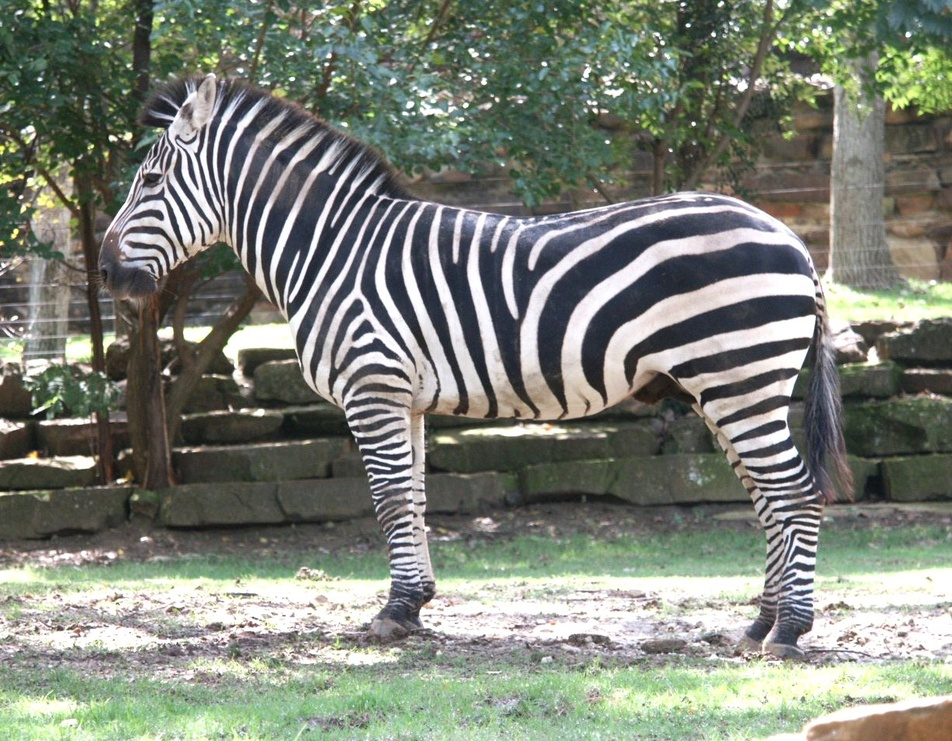
%> input picture HW2/figure/zebra1.jpg, 952 x 741 px, shrunk from 1222 x 952 before the run
$ octave hw2p7.m   (GNU Octave 9; MATLAB toolbox functions it lacks are replaced by stand-ins)
%> lines starting %> are read from the running program, lines starting %| are printed output that depends on the picture
clc;
close;
clear;

%% read image and convert to gray image
image1 = im2double(rgb2gray(imread('figure/zebra1.jpg')));
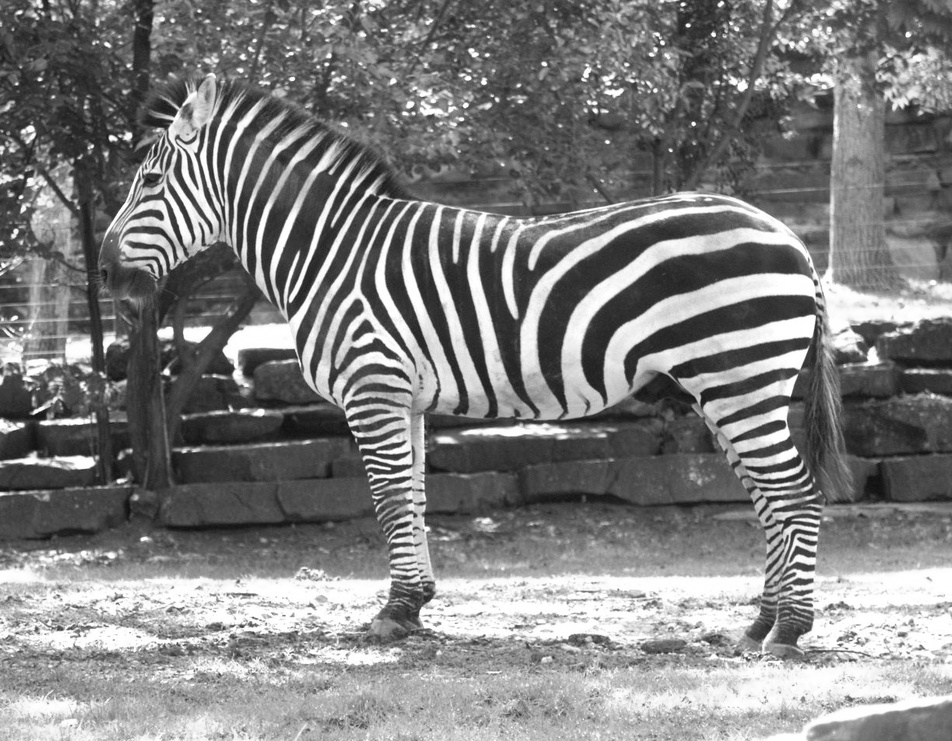
%> image1: size 741x952 double; min 0.0549, max 1, mean 0.502
% [5 lines of commented-out code are left out]

%% try use different variance Gaussian function to smooth the image
sigma = 1;
gauss = fspecial('gaussian',[3 3],sigma);
smoothImage = conv2(image1,gauss,'same');
% [5 lines of commented-out code are left out]

%% calculate the horizontal gradient
filter1 = [-1 1];
horizonGradientImage = conv2(smoothImage,filter1,'same');
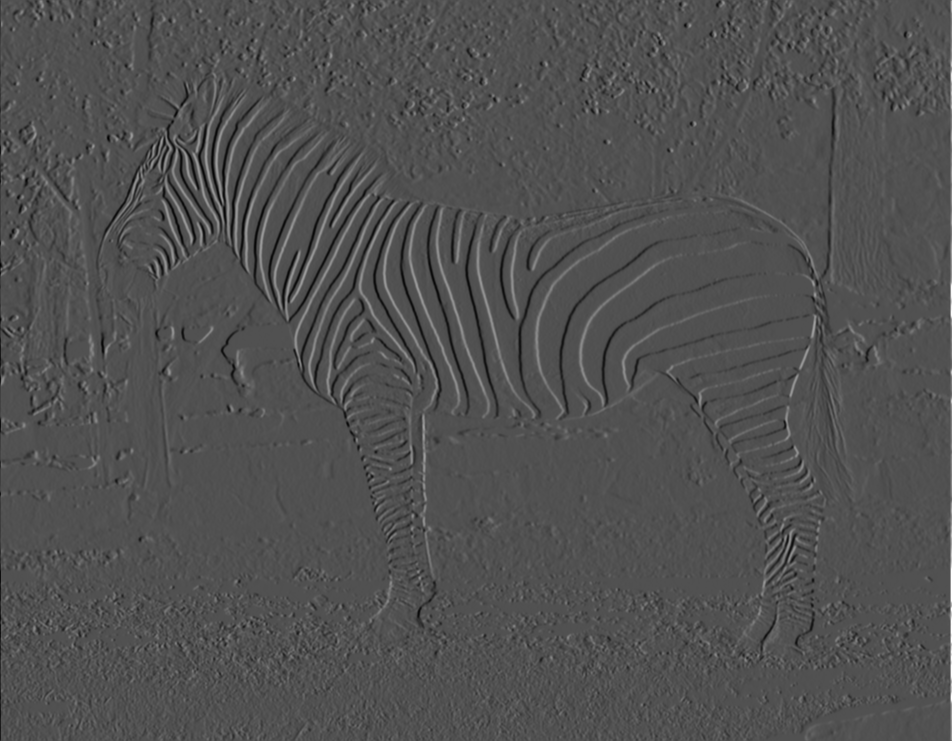
%> horizonGradientImage: size 741x952 double; min -0.339, max 0.726, mean 0.000359; drawn with min black and max white
figure;
imagesc(horizonGradientImage);
colormap(gray);
colorbar;
title('horizontal derivative');
%% calculate the vertical gradient
filter2 = [-1 1]';
verticalGradientImage = conv2(smoothImage,filter2,'same');
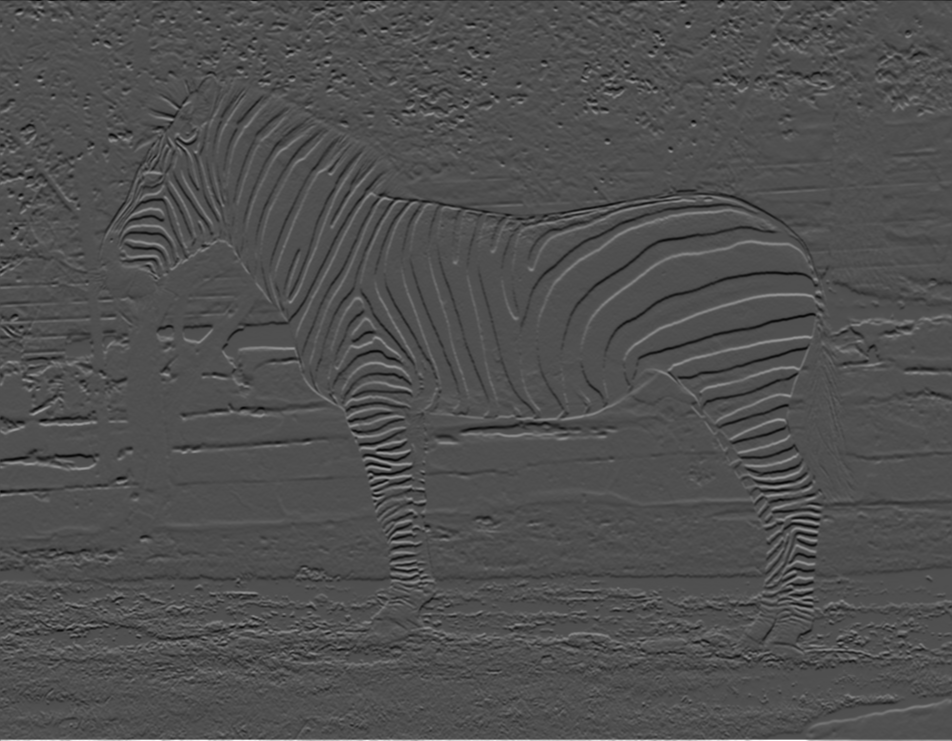
%> verticalGradientImage: size 741x952 double; min -0.332, max 0.726, mean 0.000432; drawn with min black and max white
figure;
imagesc(verticalGradientImage);
colormap(gray);
colorbar;
title('vertical derivative');

%% compute the gradient magnitude and orientation
gradientMagnitude = abs(horizonGradientImage + verticalGradientImage .* 1i);
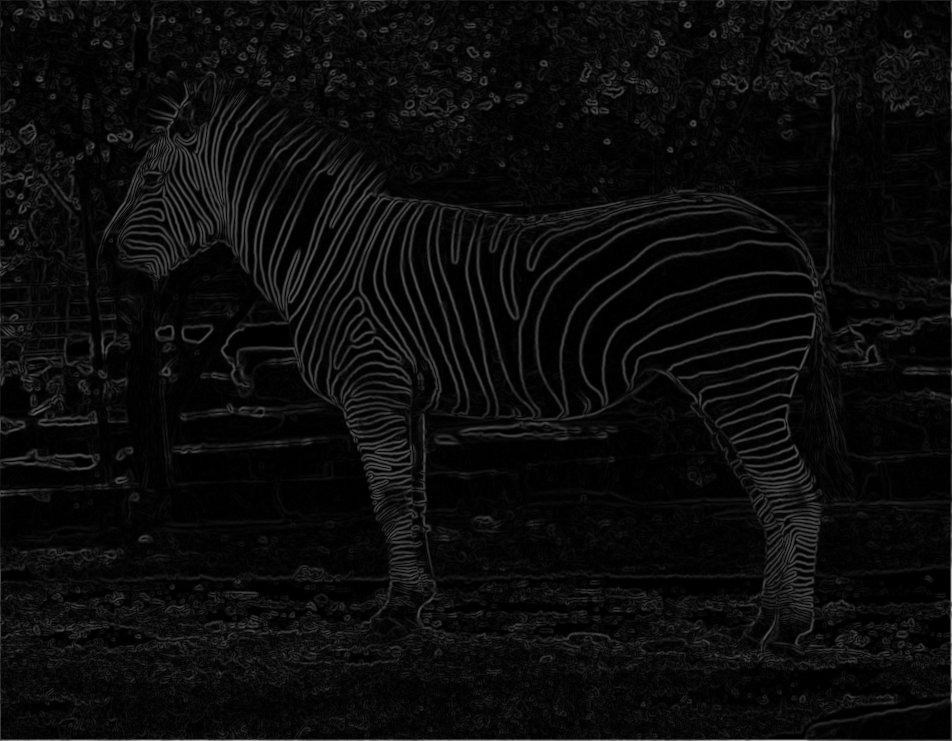
%> gradientMagnitude: size 741x952 double; min 0, max 0.726, mean 0.0469
orientation = angle(horizonGradientImage + verticalGradientImage .* 1i);
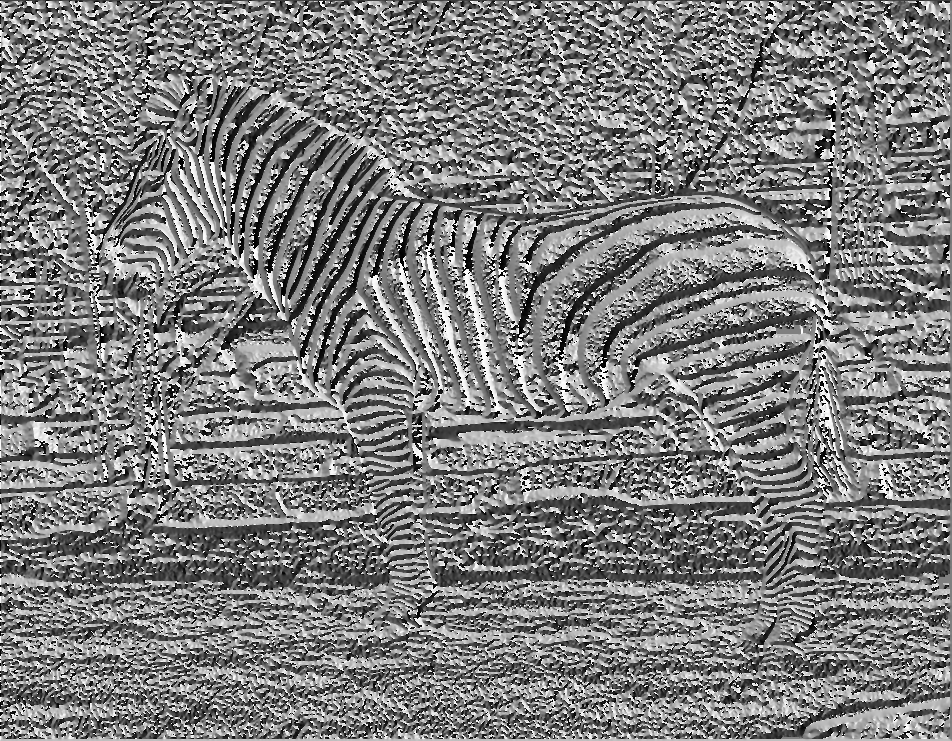
%> orientation: size 741x952 double; min -3.14, max 3.14, mean -0.0507; drawn with min black and max white
figure;
imagesc(gradientMagnitude);
colormap(gray);
colorbar;
title('gradient magnitude');
figure;
imagesc(orientation);
colormap(gray);
colorbar;
title('orientation');
